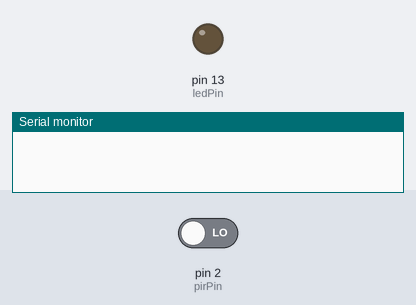
The sketch below on a simulated Arduino Uno, built with avr-gcc and run on an emulated ATmega328P. Shown: output pins drawn as LEDs (lit = HIGH), the last lines printed to the serial monitor. The inputs (shaded band) are chosen by the test bench; at power-on: pin 2 (pirPin) LOW.

Above: at 1.2 s.
1.3 s: pin 2 (pirPin) driven HIGH
At 1.7 s:
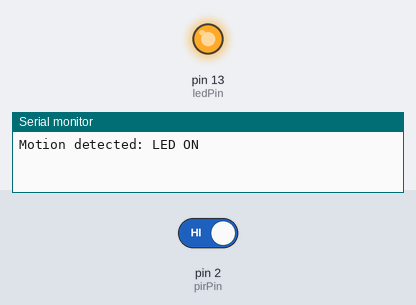
Timing chart, 0 to 7.8 s (numbered marks = the images above; inputs shaded):
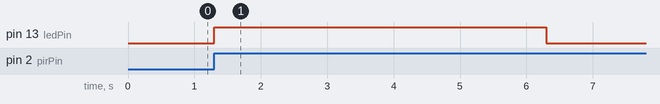

Measured:
- after the input at 1.3 s, pin 13 (ledPin): LOW → HIGH at once, → LOW 5.0 s later

The sketch:

MOVEMENT.ino
```cpp
// Define pins
const int pirPin = 2; // PIR sensor input pin
const int ledPin = 13; // LED output pin

// Store previous sensor state
int previousState = LOW;

void setup() {
  pinMode(pirPin, INPUT); // Set PIR as input
  pinMode(ledPin, OUTPUT); // Set LED as output
  digitalWrite(ledPin, LOW); // Ensure LED is off initially
  Serial.begin(9600); // Start serial communication
}

void loop() {
  int motionDetected = digitalRead(pirPin); // Read PIR sensor

  if (motionDetected == HIGH && previousState == LOW) {
    Serial.println("Motion detected: LED ON");
    digitalWrite(ledPin, HIGH); // Turn on LED
    delay(5000); // Keep LED on for 5 seconds
    digitalWrite(ledPin, LOW); // Turn off LED
    previousState = HIGH;
  } else if (motionDetected == LOW && previousState == HIGH) {
    Serial.println("No motion: LED OFF");
    previousState = LOW;
  }

  delay(100); // Short delay
}
```
